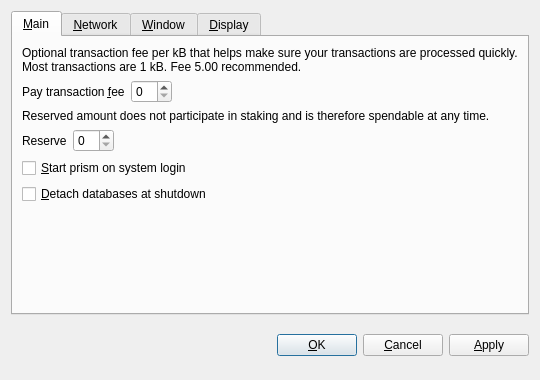
<?xml version="1.0" encoding="UTF-8"?>
<ui version="4.0">
 <class>OptionsDialog</class>
 <widget class="QDialog" name="OptionsDialog">
  <property name="geometry">
   <rect>
    <x>0</x>
    <y>0</y>
    <width>540</width>
    <height>380</height>
   </rect>
  </property>
  <property name="windowTitle">
   <string>Options</string>
  </property>
  <property name="modal">
   <bool>true</bool>
  </property>
  <layout class="QVBoxLayout" name="verticalLayout">
   <item>
    <widget class="QTabWidget" name="tabWidget">
     <property name="tabPosition">
      <enum>QTabWidget::North</enum>
     </property>
     <property name="currentIndex">
      <number>0</number>
     </property>
     <widget class="QWidget" name="tabMain">
      <attribute name="title">
       <string>&amp;Main</string>
      </attribute>
      <layout class="QVBoxLayout" name="verticalLayout_Main">
       <item>
        <widget class="QLabel" name="transactionFeeInfoLabel">
         <property name="text">
          <string>Optional transaction fee per kB that helps make sure your transactions are processed quickly. Most transactions are 1 kB. Fee 5.00 recommended.</string>
         </property>
         <property name="textFormat">
          <enum>Qt::PlainText</enum>
         </property>
         <property name="wordWrap">
          <bool>true</bool>
         </property>
        </widget>
       </item>
       <item>
        <layout class="QHBoxLayout" name="horizontalLayoutFee">
         <item>
          <widget class="QLabel" name="transactionFeeLabel">
           <property name="text">
            <string>Pay transaction &amp;fee</string>
           </property>
           <property name="textFormat">
            <enum>Qt::PlainText</enum>
           </property>
           <property name="buddy">
            <cstring>transactionFee</cstring>
           </property>
          </widget>
         </item>
         <item>
          <widget class="BitcoinAmountField" name="transactionFee"/>
         </item>
         <item>
          <spacer name="horizontalSpacerFee">
           <property name="orientation">
            <enum>Qt::Horizontal</enum>
           </property>
           <property name="sizeHint" stdset="0">
            <size>
             <width>40</width>
             <height>20</height>
            </size>
           </property>
          </spacer>
         </item>
        </layout>
       </item>
       <item>
        <widget class="QLabel" name="reserveBalanceInfoLabel">
         <property name="text">
          <string>Reserved amount does not participate in staking and is therefore spendable at any time.</string>
         </property>
         <property name="textFormat">
          <enum>Qt::PlainText</enum>
         </property>
         <property name="wordWrap">
          <bool>true</bool>
         </property>
        </widget>
       </item>
       <item>
        <layout class="QHBoxLayout" name="horizontalLayoutReserveBalance">
         <item>
          <widget class="QLabel" name="reserveBalanceLabel">
           <property name="text">
            <string>Reserve</string>
           </property>
           <property name="textFormat">
            <enum>Qt::PlainText</enum>
           </property>
           <property name="buddy">
            <cstring>reserveBalance</cstring>
           </property>
          </widget>
         </item>
         <item>
          <widget class="BitcoinAmountField" name="reserveBalance"/>
         </item>
         <item>
          <spacer name="horizontalSpacerReserveBalance">
           <property name="orientation">
            <enum>Qt::Horizontal</enum>
           </property>
           <property name="sizeHint" stdset="0">
            <size>
             <width>40</width>
             <height>20</height>
            </size>
           </property>
          </spacer>
         </item>
        </layout>
       </item>
       <item>
        <widget class="QCheckBox" name="bitcoinAtStartup">
         <property name="toolTip">
          <string>Automatically start prism after logging in to the system.</string>
         </property>
         <property name="text">
          <string>&amp;Start prism on system login</string>
         </property>
        </widget>
       </item>
       <item>
        <widget class="QCheckBox" name="detachDatabases">
         <property name="toolTip">
          <string>Detach block and address databases at shutdown. This means they can be moved to another data directory, but it slows down shutdown. The wallet is always detached.</string>
         </property>
         <property name="text">
          <string>&amp;Detach databases at shutdown</string>
         </property>
        </widget>
       </item>
       <item>
        <spacer name="verticalSpacer_Main">
         <property name="orientation">
          <enum>Qt::Vertical</enum>
         </property>
         <property name="sizeHint" stdset="0">
          <size>
           <width>20</width>
           <height>40</height>
          </size>
         </property>
        </spacer>
       </item>
      </layout>
     </widget>
     <widget class="QWidget" name="tabNetwork">
      <attribute name="title">
       <string>&amp;Network</string>
      </attribute>
      <layout class="QVBoxLayout" name="verticalLayout_Network">
       <item>
        <widget class="QCheckBox" name="mapPortUpnp">
         <property name="toolTip">
          <string>Automatically open the prism client port on the router. This only works when your router supports UPnP and it is enabled.</string>
         </property>
         <property name="text">
          <string>Map port using &amp;UPnP</string>
         </property>
        </widget>
       </item>
       <item>
        <widget class="QCheckBox" name="connectSocks">
         <property name="toolTip">
          <string>Connect to the prism network through a SOCKS proxy (e.g. when connecting through Tor).</string>
         </property>
         <property name="text">
          <string>&amp;Connect through SOCKS proxy:</string>
         </property>
        </widget>
       </item>
       <item>
        <layout class="QHBoxLayout" name="horizontalLayout_Network">
         <item>
          <widget class="QLabel" name="proxyIpLabel">
           <property name="text">
            <string>Proxy &amp;IP:</string>
           </property>
           <property name="textFormat">
            <enum>Qt::PlainText</enum>
           </property>
           <property name="buddy">
            <cstring>proxyIp</cstring>
           </property>
          </widget>
         </item>
         <item>
          <widget class="QValidatedLineEdit" name="proxyIp">
           <property name="maximumSize">
            <size>
             <width>140</width>
             <height>16777215</height>
            </size>
           </property>
           <property name="toolTip">
            <string>IP address of the proxy (e.g. 127.0.0.1)</string>
           </property>
          </widget>
         </item>
         <item>
          <widget class="QLabel" name="proxyPortLabel">
           <property name="text">
            <string>&amp;Port:</string>
           </property>
           <property name="textFormat">
            <enum>Qt::PlainText</enum>
           </property>
           <property name="buddy">
            <cstring>proxyPort</cstring>
           </property>
          </widget>
         </item>
         <item>
          <widget class="QLineEdit" name="proxyPort">
           <property name="maximumSize">
            <size>
             <width>55</width>
             <height>16777215</height>
            </size>
           </property>
           <property name="toolTip">
            <string>Port of the proxy (e.g. 9050)</string>
           </property>
          </widget>
         </item>
         <item>
          <widget class="QLabel" name="socksVersionLabel">
           <property name="text">
            <string>SOCKS &amp;Version:</string>
           </property>
           <property name="textFormat">
            <enum>Qt::PlainText</enum>
           </property>
           <property name="buddy">
            <cstring>socksVersion</cstring>
           </property>
          </widget>
         </item>
         <item>
          <widget class="QValueComboBox" name="socksVersion">
           <property name="toolTip">
            <string>SOCKS version of the proxy (e.g. 5)</string>
           </property>
          </widget>
         </item>
         <item>
          <spacer name="horizontalSpacer_Network">
           <property name="orientation">
            <enum>Qt::Horizontal</enum>
           </property>
           <property name="sizeHint" stdset="0">
            <size>
             <width>40</width>
             <height>20</height>
            </size>
           </property>
          </spacer>
         </item>
        </layout>
       </item>
       <item>
        <spacer name="verticalSpacer_Network">
         <property name="orientation">
          <enum>Qt::Vertical</enum>
         </property>
         <property name="sizeHint" stdset="0">
          <size>
           <width>20</width>
           <height>40</height>
          </size>
         </property>
        </spacer>
       </item>
      </layout>
     </widget>
     <widget class="QWidget" name="tabWindow">
      <attribute name="title">
       <string>&amp;Window</string>
      </attribute>
      <layout class="QVBoxLayout" name="verticalLayout_Window">
       <item>
        <widget class="QCheckBox" name="minimizeToTray">
         <property name="toolTip">
          <string>Show only a tray icon after minimizing the window.</string>
         </property>
         <property name="text">
          <string>&amp;Minimize to the tray instead of the taskbar</string>
         </property>
        </widget>
       </item>
       <item>
        <widget class="QCheckBox" name="minimizeOnClose">
         <property name="toolTip">
          <string>Minimize instead of exit the application when the window is closed. When this option is enabled, the application will be closed only after selecting Quit in the menu.</string>
         </property>
         <property name="text">
          <string>M&amp;inimize on close</string>
         </property>
        </widget>
       </item>
       <item>
        <spacer name="verticalSpacer_Window">
         <property name="orientation">
          <enum>Qt::Vertical</enum>
         </property>
         <property name="sizeHint" stdset="0">
          <size>
           <width>20</width>
           <height>40</height>
          </size>
         </property>
        </spacer>
       </item>
      </layout>
     </widget>
     <widget class="QWidget" name="tabDisplay">
      <attribute name="title">
       <string>&amp;Display</string>
      </attribute>
      <layout class="QVBoxLayout" name="verticalLayout_Display">
       <item>
        <layout class="QHBoxLayout" name="horizontalLayout_1_Display">
         <item>
          <widget class="QLabel" name="langLabel">
           <property name="text">
            <string>User Interface &amp;language:</string>
           </property>
           <property name="textFormat">
            <enum>Qt::PlainText</enum>
           </property>
           <property name="buddy">
            <cstring>lang</cstring>
           </property>
          </widget>
         </item>
         <item>
          <widget class="QValueComboBox" name="lang">
           <property name="toolTip">
            <string>The user interface language can be set here. This setting will take effect after restarting prism.</string>
           </property>
          </widget>
         </item>
        </layout>
       </item>
       <item>
        <layout class="QHBoxLayout" name="horizontalLayout_2_Display">
         <item>
          <widget class="QLabel" name="unitLabel">
           <property name="text">
            <string>&amp;Unit to show amounts in:</string>
           </property>
           <property name="textFormat">
            <enum>Qt::PlainText</enum>
           </property>
           <property name="buddy">
            <cstring>unit</cstring>
           </property>
          </widget>
         </item>
         <item>
          <widget class="QValueComboBox" name="unit">
           <property name="toolTip">
            <string>Choose the default subdivision unit to show in the interface and when sending coins.</string>
           </property>
          </widget>
         </item>
        </layout>
       </item>
       <item>
        <widget class="QCheckBox" name="displayAddresses">
         <property name="toolTip">
          <string>Whether to show prism addresses in the transaction list or not.</string>
         </property>
         <property name="text">
          <string>&amp;Display addresses in transaction list</string>
         </property>
        </widget>
       </item>
       <item>
        <widget class="QCheckBox" name="coinControlFeatures">
         <property name="toolTip">
          <string>Whether to show coin control features or not.</string>
         </property>
         <property name="text">
          <string>Display coin &amp;control features (experts only!)</string>
         </property>
        </widget>
       </item>
       <item>
        <spacer name="verticalSpacer_Display">
         <property name="orientation">
          <enum>Qt::Vertical</enum>
         </property>
         <property name="sizeHint" stdset="0">
          <size>
           <width>20</width>
           <height>40</height>
          </size>
         </property>
        </spacer>
       </item>
      </layout>
     </widget>
    </widget>
   </item>
   <item>
    <layout class="QHBoxLayout" name="horizontalLayout_Buttons">
     <item>
      <spacer name="horizontalSpacer_1">
       <property name="orientation">
        <enum>Qt::Horizontal</enum>
       </property>
       <property name="sizeHint" stdset="0">
        <size>
         <width>40</width>
         <height>48</height>
        </size>
       </property>
      </spacer>
     </item>
     <item>
      <widget class="QLabel" name="statusLabel">
       <property name="font">
        <font>
         <weight>75</weight>
         <bold>true</bold>
        </font>
       </property>
       <property name="text">
        <string/>
       </property>
       <property name="textFormat">
        <enum>Qt::PlainText</enum>
       </property>
       <property name="wordWrap">
        <bool>true</bool>
       </property>
      </widget>
     </item>
     <item>
      <spacer name="horizontalSpacer_2">
       <property name="orientation">
        <enum>Qt::Horizontal</enum>
       </property>
       <property name="sizeHint" stdset="0">
        <size>
         <width>40</width>
         <height>48</height>
        </size>
       </property>
      </spacer>
     </item>
     <item>
      <widget class="QPushButton" name="okButton">
       <property name="text">
        <string>&amp;OK</string>
       </property>
      </widget>
     </item>
     <item>
      <widget class="QPushButton" name="cancelButton">
       <property name="text">
        <string>&amp;Cancel</string>
       </property>
       <property name="autoDefault">
        <bool>false</bool>
       </property>
      </widget>
     </item>
     <item>
      <widget class="QPushButton" name="applyButton">
       <property name="text">
        <string>&amp;Apply</string>
       </property>
       <property name="autoDefault">
        <bool>false</bool>
       </property>
      </widget>
     </item>
    </layout>
   </item>
  </layout>
 </widget>
 <customwidgets>
  <customwidget>
   <class>BitcoinAmountField</class>
   <extends>QSpinBox</extends>
   <header>bitcoinamountfield.h</header>
  </customwidget>
  <customwidget>
   <class>QValueComboBox</class>
   <extends>QComboBox</extends>
   <header>qvaluecombobox.h</header>
  </customwidget>
  <customwidget>
   <class>QValidatedLineEdit</class>
   <extends>QLineEdit</extends>
   <header>qvalidatedlineedit.h</header>
  </customwidget>
 </customwidgets>
 <resources/>
 <connections/>
</ui>
